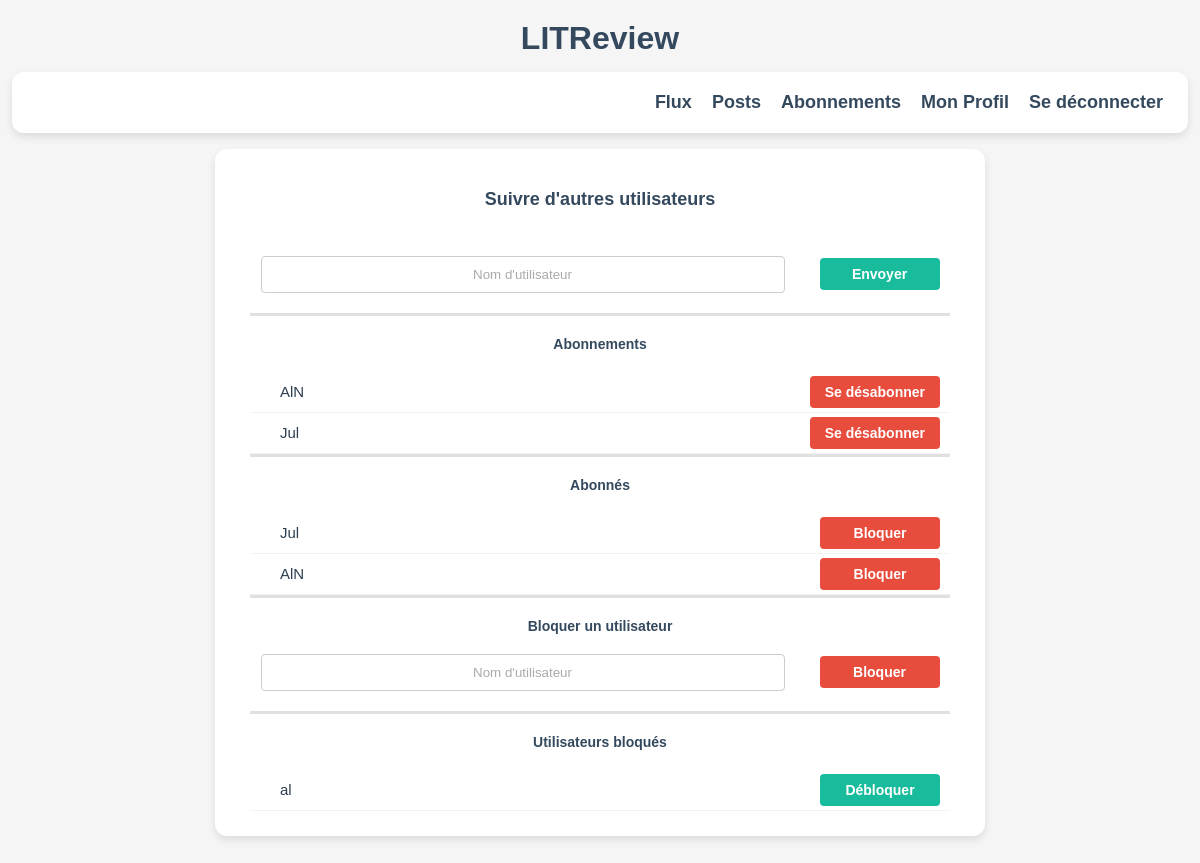
The page /subscriptions/ (signed in) on the database as committed earlier.
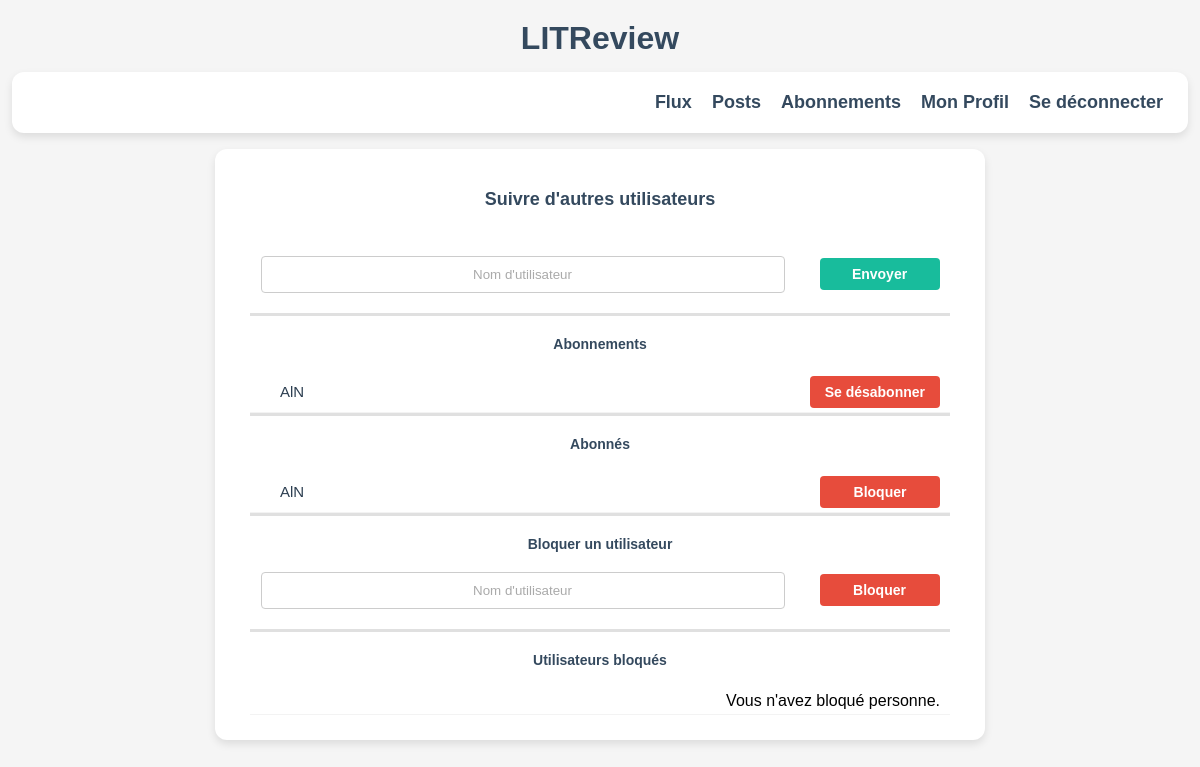
The same page on the database as committed later.
### LITReview/models.py (models this page shows, shortened)
class UserFollows(models.Model):
    user = models.ForeignKey(
        settings.AUTH_USER_MODEL,
        on_delete=models.CASCADE,
        related_name='following'
    )
    followed_user = models.ForeignKey(
        settings.AUTH_USER_MODEL,
        on_delete=models.CASCADE,
        related_name='followed_by'
    )
    class Meta:
        unique_together = ('user', 'followed_user')

class BlockedUser(models.Model):
    user = models.ForeignKey(
        settings.AUTH_USER_MODEL,
        on_delete=models.CASCADE,
        related_name='blocker'
    )
    blocked_user = models.ForeignKey(
        settings.AUTH_USER_MODEL,
        on_delete=models.CASCADE,
        related_name='blocked_by'
    )
    class Meta:
        unique_together = ('user', 'blocked_user')

### LITReview/views.py (the view, shortened to what this page needs)
# urls.py: path('subscriptions/', views.subscriptions_view, name='subscriptions'),
@login_required
def subscriptions_view(request):
    user = request.user
    form = FollowUserForm()
    block_form = BlockUserForm()
    followed_users = UserFollows.objects.filter(user=user)
    followers = UserFollows.objects.filter(followed_user=user)
    blocked_users = BlockedUser.objects.filter(user=user)
    return render(request, 'auth/subscriptions.html', {
        'form': form,
        'block_form': block_form,
        'followed_users': followed_users,
        'followers': followers,
        'blocked_users': blocked_users
    })

### LITReview/forms.py
class FollowUserForm(BaseForm):
    username = forms.CharField(label="Nom d'utilisateur", max_length=150)

class BlockUserForm(forms.Form):
    username = forms.CharField(
        label="",
        max_length=150,
        widget=forms.TextInput(attrs={
            'placeholder': "Nom d'utilisateur"
        })
    )

### LITReview/context_processors.py (called while the page is built)
def version_static(request):
    return {
        'version': settings.VERSION_STATIC
    }

### LITReview/templates/auth/subscriptions.html (shortened to what this page needs)
{% extends 'base.html' %}
{% block content %}
<main>
    <div class="subscriptions-container">
        <h2>Suivre d'autres utilisateurs</h2>
        <form method="post" class="follow-form">
            <div class="follow-input-group">
                {{ form.username }}
                <button type="submit" class="btn">Envoyer</button>
            </div>
        </form>
        <hr class="subscriptions-separator">
        <h4>Abonnements</h4>
        <table>
            {% for follow in followed_users %}
                <tr>
                    <td class="username">{{ follow.followed_user.username }}</td>
                    <td><a href="{% url 'unfollow' follow.followed_user.id %}" class="btn btn-delete">Se désabonner</a></td>
                </tr>
            {% empty %}
                <tr><td colspan="2">Vous ne suivez encore personne.</td></tr>
            {% endfor %}
        </table>
        <hr class="subscriptions-separator">
        <h4>Abonnés</h4>
        <table>
            {% for follower in followers %}
                <tr>
                    <td class="username">{{ follower.user.username }}</td>
                    <td><a href="{% url 'block_from_follower' follower.user.id %}" class="btn btn-delete">Bloquer</a></td>
                </tr>
            {% empty %}
                <tr><td colspan="2">Vous n'avez pas encore d'abonnés.</td></tr>
            {% endfor %}
        </table>
        <hr class="subscriptions-separator">
        <h4>Bloquer un utilisateur</h4>
        <form method="post" class="follow-form">
            <div class="follow-input-group">
                {{ block_form.username }}
                <button type="submit" class="btn btn-delete">Bloquer</button>
            </div>
        </form>
        <hr class="subscriptions-separator">
        <h4>Utilisateurs bloqués</h4>
        <table>
            {% for block in blocked_users %}
                <tr>
                    <td class="username">{{ block.blocked_user.username }}</td>
                    <td><a href="{% url 'unblock_user' block.blocked_user.id %}" class="btn">Débloquer</a></td>
                </tr>
            {% empty %}
                <tr><td colspan="2">Vous n'avez bloqué personne.</td></tr>
            {% endfor %}
        </table>
    </div>
</main>
{% endblock %}

### LITReview/templates/base.html (shortened to what this page needs)
{% load static %}
<!DOCTYPE html>
<html lang="fr">
<head>
    <link rel="stylesheet" href="{% static 'css/base.css' %}?v={{ version }}">
    <link rel="stylesheet" href="{% static 'css/home.css' %}?v={{ version }}">
    <link rel="stylesheet" href="{% static 'css/form.css' %}?v={{ version }}">
    <link rel="stylesheet" href="{% static 'css/profile.css' %}?v={{ version }}">
    <link rel="stylesheet" href="{% static 'css/sign_up.css' %}?v={{ version }}">
    <link rel="stylesheet" href="{% static 'css/subscriptions.css' %}?v={{ version }}">
    <link rel="stylesheet" href="{% static 'css/posts.css' %}?v={{ version }}">
    <link rel="stylesheet" href="{% static 'css/flux.css' %}?v={{ version }}">
    <link rel="stylesheet" href="{% static 'css/snippets.css' %}">
    <link rel="stylesheet" href="{% static 'css/divers.css' %}?v={{ version }}">
</head>
<body>
    <header>
        <div class="header-wrapper">
            <h1>LITReview</h1>
            <nav class="nav-box">
                <ul>
                    {% if user.is_authenticated %}
                        <li><a href="{% url 'flux' %}">Flux</a></li>
                        <li><a href="{% url 'posts' %}">Posts</a></li>
                        <li><a href="{% url 'subscriptions' %}">Abonnements</a></li>
                        <li><a href="{% url 'profile' %}">Mon Profil</a></li>
                        <li><a href="{% url 'logout' %}">Se déconnecter</a></li>
                    {% endif %}
                </ul>
            </nav>
        </div>
    </header>
    <main>
        {% block content %}
        {% endblock %}
    </main>
</body>
</html>

### LITReview/static/css/base.css (style rules this page uses)
html { width: 100%; min-height: 100vh; margin: 0; padding: 0; overflow-x: hidden; }
body { margin: auto; font-family: Arial, sans-serif; background-color: #f5f5f5; font-size: 13px; }
.header-wrapper { text-align: center; padding: 20px 0 10px; }
.header-wrapper h1 { color: #34495e; font-size: 32px; margin-top: 0px; margin-bottom: 15px; }
.nav-box { width: 98%; background-color: white; border-radius: 12px; box-shadow: 0 4px 8px rgba(0, 0, 0, 0.1); padding: 20px 25px; margin: auto; box-sizing: border-box; display: flex; align-items: center; min-height: 50px; }
.nav-box ul { list-style: none; margin: 0; padding: 0; display: flex; flex-direction: row; align-items: center; justify-content: center; gap: 15px; }
.nav-box li a { text-decoration: none; color: #34495e; font-weight: bold; font-size: 13px; text-align: center; }
@media (min-width: 768px) { body { font-size: 16px; } }
@media (min-width: 768px) { .nav-box ul { gap: 20px; justify-content: flex-end; } }
@media (min-width: 768px) { .nav-box li a { font-size: 18px; text-align: right; } }
@media (min-width: 768px) { .nav-box { justify-content: flex-end; } }

### LITReview/static/css/profile.css (style rules this page uses)
main { display: flex; flex-direction: column; align-items: center; margin-top: 3px; }
h2 { font-size: 18px; }
@media (min-width: 768px) { h2 { font-size: 20px; } }

### LITReview/static/css/sign_up.css (style rules this page uses)
form { width: 100%; display: flex; flex-direction: column; align-items: center; }
form input { width: 100%; padding: 10px; border-radius: 4px; border: 1px solid #ccc; box-sizing: border-box; text-align: center; color: #666; }
form input::placeholder { text-align: center; color: #aaa; }

### LITReview/static/css/subscriptions.css (style rules this page uses)
main { width: 100vw; min-height: 100vh; display: flex; flex-direction: column; align-items: center; justify-content: flex-start; margin-top: 3px; box-sizing: border-box; }
main > .subscriptions-container { margin-top: 0; }
.subscriptions-container { width: 100%; max-width: 350px; background-color: white; padding: 30px; border-radius: 12px; box-shadow: 0 4px 8px rgba(0,0,0,0.1); font-family: Arial, sans-serif; margin: 0 auto; }
.subscriptions-container h2, .subscriptions-container h4 { color: #34495e; text-align: center; font-weight: bold; }
.subscriptions-container h2 { margin-bottom: 26px; }
.subscriptions-container h4 { margin-top: 26px; margin-bottom: 8px; }
.subscriptions-container table { width: 103%; margin-top: 15px; border-collapse: collapse; }
.subscriptions-container td { border-bottom: 1px solid #dddddd5e; padding: 4px 10px; }
.subscriptions-container td:last-child { text-align: right; vertical-align: middle; }
.subscriptions-container .btn, .subscriptions-container .btn-delete { all: unset; display: inline-block; border-radius: 4px; min-width: 90px; cursor: pointer; text-align: center; margin: 0; font-size: 12px; font-weight: bolder; padding: 8px 15px; }
.subscriptions-container .btn { background-color: #18bc9c; color: white; }
.subscriptions-container .btn-delete { background-color: #e74c3c; color: white; }
.subscriptions-container .follow-form { display: flex; justify-content: center; margin-bottom: 20px; }
.subscriptions-container .follow-input-group { display: flex; flex-direction: row; align-items: center; width: 100%; max-width: 100%; gap: 10px; }
.subscriptions-container .follow-input-group input { flex-grow: 1; min-width: 0; max-width: 100%; }
.subscriptions-container .follow-input-group input::placeholder { color: #aaa; }
.subscriptions-container table td.username { padding-left: 30px; font-weight: 500; color: #2c3e50; font-size: 12px; }
.subscriptions-separator { border: none; border-top: 3px solid #e0e0e0; margin: 0px; }
h4 { font-size: 14px; }
h2 { font-size: 18px; }
@media (min-width: 768px) { .subscriptions-container { padding: 25px 35px; width: 180%; max-width: 700px; } }
@media (min-width: 768px) { .subscriptions-container table td.username { font-size: 15px; } }
@media (min-width: 768px) { .subscriptions-container .btn, .subscriptions-container .btn-delete { font-size: 14px; } }
@media (min-width: 768px) { .subscriptions-container .follow-input-group { max-width: 97%; gap: 35px; } }
@media (min-width: 768px) { .subscriptions-container table { width: 100%; } }
@media (min-width: 768px) { .subscriptions-container h4 { margin-top: 20px; margin-bottom: 20px; } }
@media (min-width: 768px) { .subscriptions-container h2 { margin-bottom: 46px; } }
@media (min-width: 768px) { h2 { font-size: 20px; } }
@media (min-width: 768px) { h4 { font-size: 16px; } }

### LITReview/static/css/flux.css (style rules this page uses)
main { display: flex; flex-direction: column; align-items: center; margin-top: 3px; }

Rows that differ between the two databases and show on the page:
removed UserFollows: followed_user.username "Jul", shown under "Abonnements"
removed UserFollows: user.username "Jul", shown under "Abonnés"
removed BlockedUser: blocked_user.username "al"
Other text that changed with them:
text now shown: "Vous n'avez bloqué personne."
